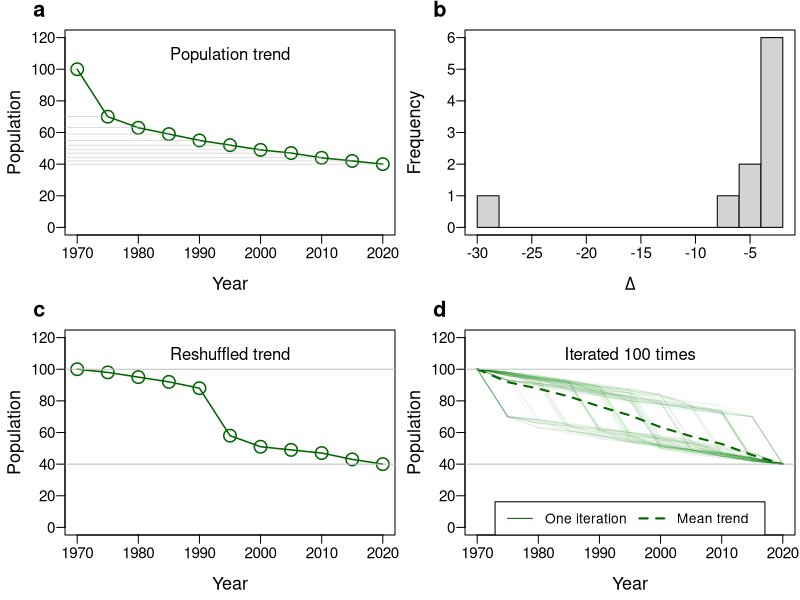

R code for this plot:
# Define plot name and dimensions
png(filename="Null_rationale.png",width=24,height=16,units="cm",res=300)

# Set plot margins
par(mai=c(0.65,0.65,0.3,0.05))

# Define a 2 X 2 panel layout
par(mfrow=c(2,2))

# Set the random sed for the stochasic process
set.seed(33)

# Define the duration of the time-series
years <- seq(1970,2020, by =5)

# Standardise the time valiable between 0 and 1
x <- seq(0,1,l=length(years))

# Define the the deteminstic populations trend
vect_50 <- ((60*(1 - x^0.3)) + 40)

# Add some random noise
N <- ceiling(vect_50)

####################
#                  #
#     Panel A      #
#                  #
####################

# Plot the time-series
plot(years,N ,type="o",cex.axis=1.1, cex.lab= 1.3, mgp=c(2.5,0.6,0),ylim=c(0,120),cex=2,col="darkgreen",lwd=1.5,xlab="Year",ylab="Population",las=1)

# Add explanatory text
mtext("Population trend",cex=1, side = 3, adj = 0.5, line = -2)

# Label the panel
mtext("a",cex=1.3, side = 3, adj = -0.1, line = 0.6,font=2)

# Use a loop to add lines for incremental changes between time-points
for (k in 1:length(N)){
  lines(c(0,years[k]),c(N[k],N[k]), col="grey", lwd=0.5)
}

####################
#                  #
#     Panel B      #
#                  #
####################

# Plot the histogram of delta values
hist(diff(N),breaks=12,main="",xlab=expression(Delta),cex.axis=1.1, cex.lab= 1.3, mgp=c(2.5,0.6,0),las=1);box()

# Label the panel
mtext("b",cex=1.3, side = 3, adj = -0.1, line = 0.6,font=2)

####################
#                  #
#     Panel C      #
#                  #
####################

# Randomly sample the delta values, without replacement
deltas <- sample(diff(N),length(diff(N)),replace=F)

# Plot the reshuffled time-series
plot(years,c(100,100+cumsum(deltas)) ,type="o",cex.axis=1.1, cex.lab= 1.3, mgp=c(2.5,0.6,0),ylim=c(0,120),cex=2,col="darkgreen",lwd=1.5,xlab="Year",ylab="Population",las=1)

# Add explanatory text
mtext("Reshuffled trend",cex=1, side = 3, adj = 0.5, line = -2)

# Include reference line
abline(h=c(100,40),col="grey")

# Label the panel
mtext("c",cex=1.3, side = 3, adj = -0.1, line = 0.6,font=2)

####################
#                  #
#     Panel D      #
#                  #
####################

# Plot one reshuffled time-series
plot(years,c(100,100+cumsum(deltas)) ,type="l",cex.axis=1.1, cex.lab= 1.3, mgp=c(2.5,0.6,0),ylim=c(0,120),cex=2,col=rgb(0,1,0,0.2),lwd=1.5,xlab="Year",ylab="Population",las=1)

# Add explanatory text
mtext("Iterated 100 times",cex=1, side = 3, adj = 0.5, line = -2)

# Create a blank holder matric for the 100 iterations
delta.mat <- matrix(NA,nrow=100,ncol=length(years))

# Use a loop to repeat the reshuffling 100 time, adding a line each time
for(k in 1:100) {
  # Sample from the delta values randomly
  deltas <- sample(diff(N),length(diff(N)),replace=F)
  # Simulate a reshuffled time-series
  simval <- c(100,100+cumsum(deltas))
  # Add the line to the plot
  lines(years,simval,col=rgb(0,0.5,0,0.05))
  # Save the iteration to the holder matrix
  delta.mat[k,] <- simval
}

# Add a darker line for the average of the 100 iterations
lines(years,apply(delta.mat,2,mean), lty=2, lwd=2,col="darkgreen")

# Add a reference line
abline(h=c(100,40),col="grey")

# Label the panel
mtext("d",cex=1.3, side = 3, adj = -0.1, line = 0.6,font=2)

# Add a legend
legend("bottom", ncol=2, lty=c(1,2), lwd=c(1,2), col="darkgreen", c("One iteration", "Mean trend"))

# Turn off the plot device and save to file
dev.off()
